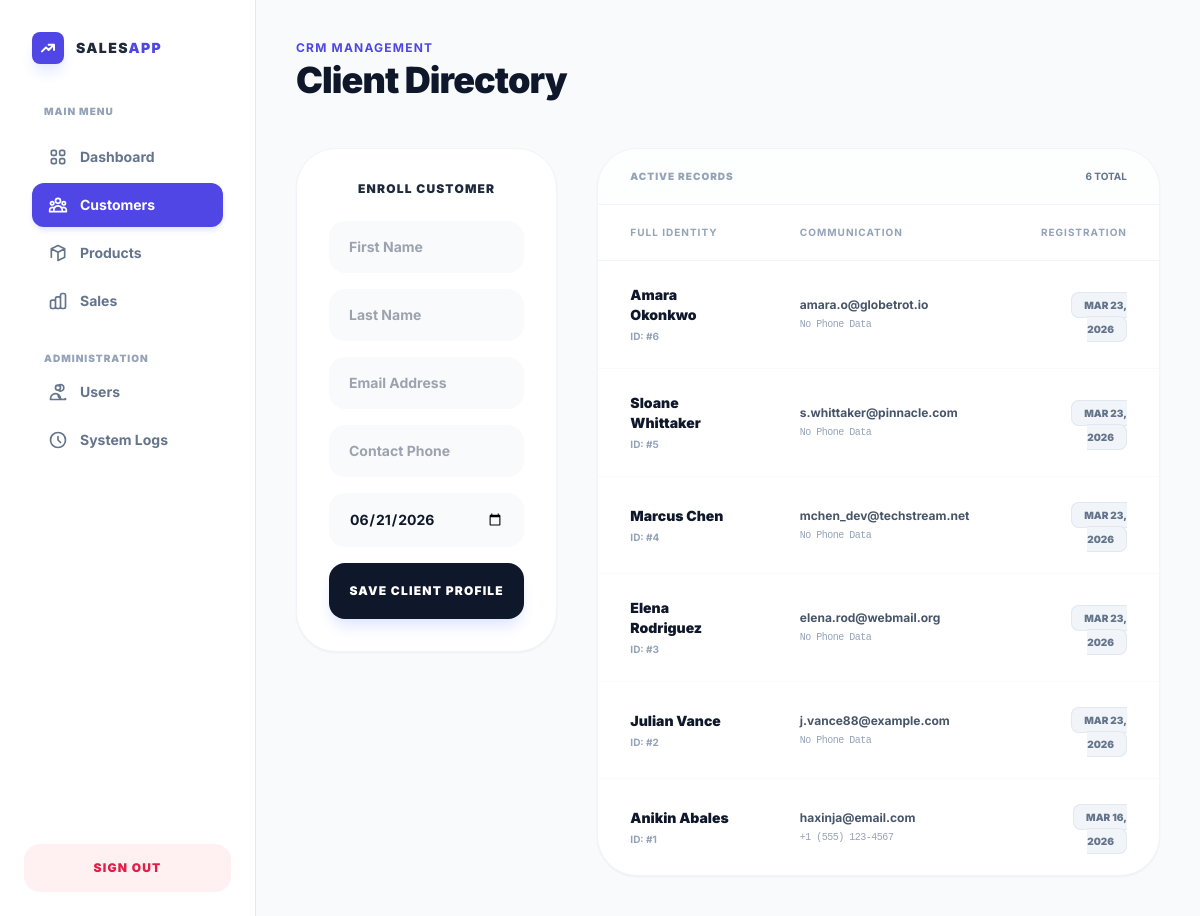
The page /customers.php (signed in) on the database its author committed.
### tables this page shows
CREATE TABLE `customers` (
  `customer_id` int(11) NOT NULL,
  `first_name` varchar(50) DEFAULT NULL,
  `last_name` varchar(50) DEFAULT NULL,
  `email` varchar(100) DEFAULT NULL,
  `phone` varchar(20) DEFAULT NULL,
  `created_at` date DEFAULT NULL
);

### customers.php (the view, shortened to what this page needs)
<?php
require 'db.php';
if (!function_exists('h')) {
    function h($str) { return htmlspecialchars($str ?? '', ENT_QUOTES, 'UTF-8'); }
}
$customers = $conn->query("SELECT * FROM customers ORDER BY customer_id DESC");
?>
<!DOCTYPE html>
<html lang="en">
<head>
    <script src="https://cdn.tailwindcss.com"></script>
</head>
<body class="bg-[#F8FAFC] text-slate-900 flex">
    <aside class="w-64 h-screen bg-white border-r border-slate-200 fixed left-0 top-0 flex flex-col z-50">
        <div class="p-8">
            <div class="flex items-center space-x-3 mb-10">
                <div class="w-8 h-8 bg-indigo-600 rounded-lg flex items-center justify-center shadow-lg shadow-indigo-100">
                    <svg class="w-4 h-4 text-white" fill="none" stroke="currentColor" viewBox="0 0 24 24"><path stroke-linecap="round" stroke-linejoin="round" stroke-width="3" d="M13 7h8m0 0v8m0-8l-8 8-4-4-6 6"></path></svg>
                </div>
                <span class="text-sm font-black tracking-widest text-slate-800 uppercase">Sales<span class="text-indigo-600">App</span></span>
            </div>
            <nav class="space-y-1">
                <p class="text-[10px] font-black text-slate-400 uppercase tracking-widest mb-4 ml-3">Main Menu</p>
                <a href="admin.php" class="flex items-center space-x-3 px-4 py-3 rounded-xl text-slate-500 hover:bg-slate-50 transition-all">
                    <span class="text-sm font-bold">Dashboard</span>
                </a>
                <a href="customers.php" class="flex items-center space-x-3 px-4 py-3 rounded-xl bg-indigo-600 text-white shadow-indigo-100 shadow-md transition-all">
                    <span class="text-sm font-bold">Customers</span>
                </a>
                <a href="products.php" class="flex items-center space-x-3 px-4 py-3 rounded-xl text-slate-500 hover:bg-slate-50 transition-all">
                    <svg class="w-5 h-5" fill="none" stroke="currentColor" viewBox="0 0 24 24"><path stroke-linecap="round" stroke-linejoin="round" stroke-width="2" d="M20 7l-8-4-8 4m16 0l-8 4m8-4v10l-8 4m-8-4V7m8 4v10M4 7l8 4"></path></svg>
                    <span class="text-sm font-bold">Products</span>
                </a>
                <a href="sales.php" class="flex items-center space-x-3 px-4 py-3 rounded-xl text-slate-500 hover:bg-slate-50 transition-all">
                    <span class="text-sm font-bold">Sales</span>
                </a>
    <?php if (isset($_SESSION['role']) && strtolower($_SESSION['role']) === 'admin'): ?>
         <p class="text-[10px] font-black text-slate-400 uppercase tracking-widest pt-6 mb-4 ml-3">Administration</p>
       <a href="users.php" class="flex items-center space-x-3 px-4 py-3 rounded-xl text-slate-500 hover:bg-slate-50 transition-all">
                    <svg class="w-5 h-5" fill="none" stroke="currentColor" viewBox="0 0 24 24"><path stroke-linecap="round" stroke-linejoin="round" stroke-width="2" d="M12 4.354a4 4 0 110 5.292M15 21H3v-1a6 6 0 0112 0v1zm0 0h6v-1a6 6 0 01-9-3.375M15 6.75a3 3 0 11-6 0 3 3 0 016 0z"></path></svg>
                    <span class="text-sm font-bold">Users</span>
                </a>
                <a href="logs.php" class="flex items-center space-x-3 px-4 py-3 rounded-xl text-slate-500 hover:bg-slate-50 transition-all">
                    <svg class="w-5 h-5" fill="none" stroke="currentColor" viewBox="0 0 24 24"><path stroke-linecap="round" stroke-linejoin="round" stroke-width="2" d="M12 8v4l3 3m6-3a9 9 0 11-18 0 9 9 0 0118 0z"></path></svg>
                    <span class="text-sm font-bold">System Logs</span>
                </a>
    <?php endif; ?>
            </nav>
        </div>
        <div class="mt-auto p-6">
            <a href="logout.php" class="flex items-center justify-center space-x-2 px-4 py-4 rounded-2xl bg-rose-50 text-rose-600 text-xs font-black uppercase tracking-widest hover:bg-rose-100 transition-all"><span>Sign Out</span></a>
        </div>
    </aside>
    <main class="flex-1 ml-64 p-10 min-h-screen">
        <header class="mb-12">
            <p class="text-indigo-600 font-bold text-xs uppercase tracking-widest mb-1">CRM Management</p>
            <h1 class="text-4xl font-black text-slate-900 tracking-tight">Client Directory</h1>
        </header>
        <div class="grid grid-cols-1 lg:grid-cols-12 gap-10">
            <div class="lg:col-span-4">
                <div class="bg-white p-8 rounded-[2.5rem] shadow-sm border border-slate-100">
                    <h3 class="text-xs font-black text-slate-800 mb-6 uppercase tracking-widest text-center">Enroll Customer</h3>
                    <form method="POST" class="space-y-4">
                        <input type="text" name="first_name" placeholder="First Name" required class="w-full px-5 py-4 bg-slate-50 border-none rounded-2xl focus:ring-2 focus:ring-indigo-500 outline-none font-bold text-sm">
                        <input type="text" name="last_name" placeholder="Last Name" required class="w-full px-5 py-4 bg-slate-50 border-none rounded-2xl focus:ring-2 focus:ring-indigo-500 outline-none font-bold text-sm">
                        <input type="email" name="email" placeholder="Email Address" required class="w-full px-5 py-4 bg-slate-50 border-none rounded-2xl focus:ring-2 focus:ring-indigo-500 outline-none font-bold text-sm">
                        <input type="text" name="phone" placeholder="Contact Phone" class="w-full px-5 py-4 bg-slate-50 border-none rounded-2xl focus:ring-2 focus:ring-indigo-500 outline-none font-bold text-sm">
                        <input type="date" name="created_at" value="<?= date('Y-m-d') ?>" class="w-full px-5 py-4 bg-slate-50 border-none rounded-2xl focus:ring-2 focus:ring-indigo-500 outline-none font-bold text-sm">
                        <button type="submit" name="add_customer" class="bg-slate-900 w-full py-5 text-white rounded-2xl text-xs font-black uppercase tracking-widest hover:scale-[1.02] active:scale-95 transition-all shadow-lg shadow-indigo-100">
                            Save Client Profile
                        </button>
                    </form>
                </div>
            </div>
            <div class="lg:col-span-8 bg-white rounded-[2.5rem] shadow-sm border border-slate-100 overflow-hidden">
                <div class="px-8 py-5 border-b border-slate-100 flex justify-between items-center bg-slate-50/30">
                    <h3 class="text-[10px] font-black text-slate-400 uppercase tracking-widest">Active Records</h3>
                    <span class="text-[10px] text-slate-500 font-bold uppercase"><?= $customers->num_rows ?> Total</span>
                </div>
                <div class="overflow-x-auto">
                    <table class="w-full text-left">
                        <thead class="text-[10px] text-slate-400 font-black uppercase tracking-widest border-b border-slate-100">
                            <tr>
                                <th class="px-8 py-5">Full Identity</th>
                                <th class="px-8 py-5">Communication</th>
                                <th class="px-8 py-5 text-right">Registration</th>
                            </tr>
                        </thead>
                        <tbody class="divide-y divide-slate-50">
                            <?php while ($row = $customers->fetch_assoc()): ?>
                            <tr class="hover:bg-slate-50/50 transition-colors">
                                <td class="px-8 py-6">
                                    <div class="text-sm font-black text-slate-900"><?= h($row['first_name'] . ' ' . $row['last_name']) ?></div>
                                    <div class="text-[10px] text-slate-400 font-bold uppercase mt-1">ID: #<?= h($row['customer_id']) ?></div>
                                </td>
                                <td class="px-8 py-6">
                                    <div class="text-xs font-bold text-slate-600"><?= h($row['email']) ?></div>
                                    <div class="text-[10px] text-slate-400 font-mono mt-1 tracking-tighter"><?= h($row['phone'] ?: 'No Phone Data') ?></div>
                                </td>
                                <td class="px-8 py-6 text-right">
                                    <span class="text-[10px] font-black bg-slate-100 text-slate-500 px-3 py-1.5 rounded-lg border border-slate-200 uppercase">
                                        <?= date('M d, Y', strtotime($row['created_at'])) ?>
                                    </span>
                                </td>
                            </tr>
                            <?php endwhile; ?>
                        </tbody>
                    </table>
                </div>
            </div>
        </div>
    </main>
</body>
</html>

### customers.php (style rules this page uses)
body { font-family: 'Inter', sans-serif; }

### rows shown on the page
customers: first_name+last_name "Amara Okonkwo", customer_id "6", email "amara.o@globetrot.io", phone "No Phone Data", created_at "MAR 23, 2026"
customers: first_name+last_name "Sloane Whittaker", customer_id "5", email "s.whittaker@pinnacle.com", phone "No Phone Data", created_at "MAR 23, 2026"
customers: first_name+last_name "Marcus Chen", customer_id "4", email "mchen_dev@techstream.net", phone "No Phone Data", created_at "MAR 23, 2026"
customers: first_name+last_name "Elena Rodriguez", customer_id "3", email "elena.rod@webmail.org", phone "No Phone Data", created_at "MAR 23, 2026"
customers: first_name+last_name "Julian Vance", customer_id "2", email "j.vance88@example.com", phone "No Phone Data", created_at "MAR 23, 2026"
customers: first_name+last_name "Anikin Abales", customer_id "1", email "haxinja@email.com", phone "+1 (555) 123-4567", created_at "MAR 16, 2026"

### other values the page prints
$customers->num_rows "6"
